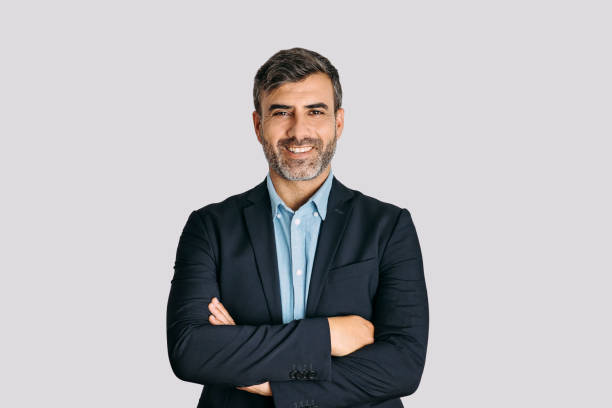
#> input picture entrada/homem.jpg, 612 x 408 px
$ python main.py
#> lines starting #> are read from the running program, lines starting #| are printed output that depends on the picture; after the words box and inside, x2 and y2 are one past the last pixel; in counts of white or black regions, pixels touching at a corner belong together
import cv2
import numpy as np
import matplotlib.pyplot as plt

# Caminhos das imagens
homem_imagem1 = "./entrada/homem.jpg"
mulher_imagem1 = "./entrada/mulher.jpg"
homem_imagem2 = "./entrada/homem_imagem.jpg"
mulher_imagem2 = "./entrada/mulher_imagem.jpg"
homem_imagem3 = "./entrada/homem_imagem2.jpg"
mulher_imagem3 = "./entrada/mulher_imagem2.jpg"

# Função para exibir os resultados lado a lado
def exibir_resultados(original, resultados, titulos):
    plt.figure(figsize=(15, 10))  # Ajustar o tamanho do plot
    imagens = [original] + resultados
    titulos = ["Imagem Original"] + titulos

    for i, (imagem, titulo) in enumerate(zip(imagens, titulos)):
        plt.subplot(3, 2, i + 1)  # Layout 3x2
        if len(imagem.shape) == 2:  # Grayscale
            plt.imshow(imagem, cmap="gray")
        else:
            plt.imshow(cv2.cvtColor(imagem, cv2.COLOR_BGR2RGB))
        plt.title(titulo)
        plt.axis("off")

    plt.tight_layout()
    plt.show(block=False)  # Abre todas as janelas sem bloquear a execução

# Carregar a imagem
def carregar_imagem(caminho):
#> called with caminho = './entrada/homem.jpg'
    return cv2.imread(caminho)
#> returned value is the input picture: shape (408, 612, 3); mean B, G, R 184.8, 182, 183.2

# 1. Segmentação por Cor (HSV)
def segmentacao_por_cor(imagem):
    hsv = cv2.cvtColor(imagem, cv2.COLOR_BGR2HSV)
#> hsv: shape (408, 612, 3); mean H, S, V 125.7, 27.9, 188.1
    lower_skin = np.array([0, 20, 50], dtype=np.uint8)
    upper_skin = np.array([35, 255, 255], dtype=np.uint8)
    mascara = cv2.inRange(hsv, lower_skin, upper_skin)
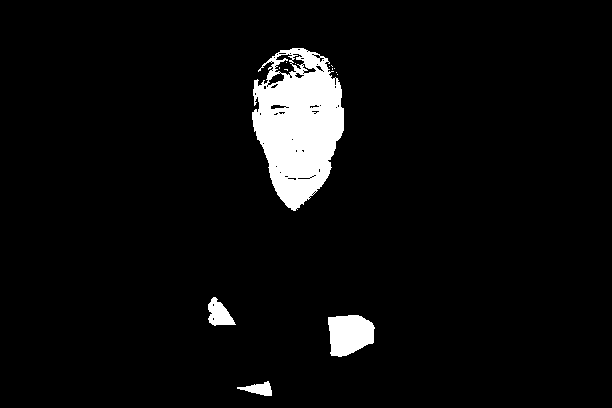
#> mascara: shape (408, 612); 4.9% white; 14 white regions (10 under 20 px), largest, box (x1, y1, x2, y2) and area: (252, 48, 344, 211) 9863, (328, 315, 375, 357) 1535, (208, 297, 236, 326) 480, (237, 381, 272, 396) 279
    kernel = np.ones((1, 1), np.uint8)
    mascara_refinada = cv2.morphologyEx(mascara, cv2.MORPH_CLOSE, kernel)
    mascara_expandida = cv2.dilate(mascara_refinada, kernel, iterations=1)
    segmentada = cv2.bitwise_and(imagem, imagem, mask=mascara_expandida)
    return mascara_expandida, segmentada

# 2. Detecção de Bordas e Preenchimento Interno
def segmentacao_por_bordas_preenchimento(imagem):
    gray = cv2.cvtColor(imagem, cv2.COLOR_BGR2GRAY)
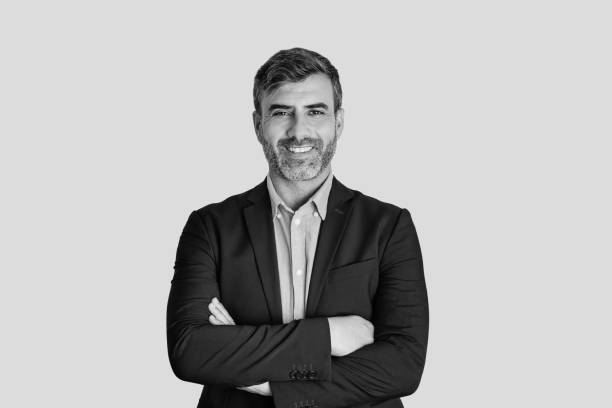
#> gray: shape (408, 612); min 0, max 249, mean 182.7
    bordas = cv2.Canny(gray, 100, 375)
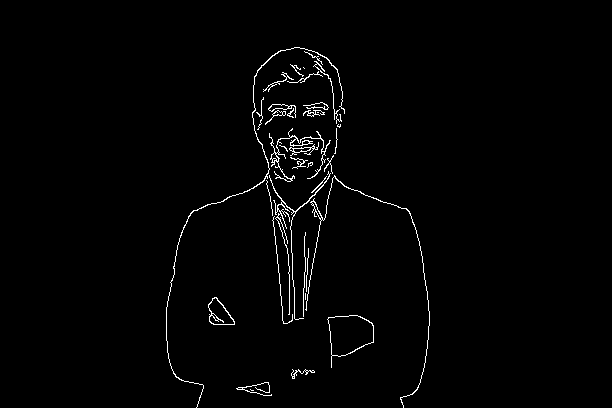
#> bordas: shape (408, 612); 1.5% white in thin lines or dots, all inside (x1, y1, x2, y2) = (166, 47, 430, 408)
    return bordas

# 3. K-Means Clustering
def segmentacao_por_kmeans(imagem, k=2):
#> called with k = 2
    Z = imagem.reshape((-1, 3))
    Z = np.float32(Z)
    criteria = (cv2.TERM_CRITERIA_EPS + cv2.TERM_CRITERIA_MAX_ITER, 10, 1.0)
    _, labels, centers = cv2.kmeans(Z, k, None, criteria, 10, cv2.KMEANS_RANDOM_CENTERS)
#> centers = [[49.39, 43.87, 37.88], [220.3, 217.6, 221]]
    centers = np.uint8(centers)
#> centers = [[49, 43, 37], [220, 217, 221]]
    resultado = centers[labels.flatten()]
    return resultado.reshape(imagem.shape)
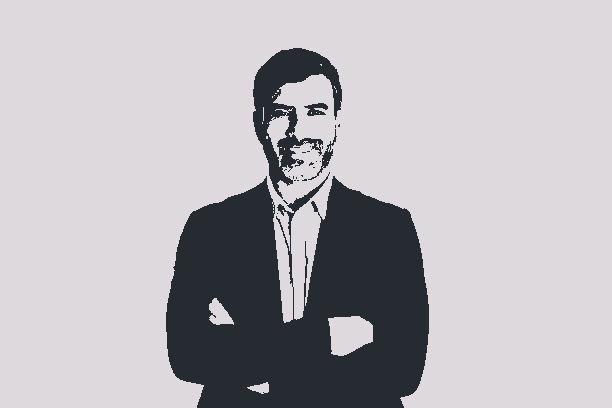
#> returned value: shape (408, 612, 3); mean of channels 0, 1, 2 185, 181.3, 183.3; drawn as B, G, R

# 4. Segmentação Baseada em Limiar (Otsu)
def segmentacao_por_otsu(imagem):
    gray = cv2.cvtColor(imagem, cv2.COLOR_BGR2GRAY)
    _, limiar = cv2.threshold(gray, 0, 255, cv2.THRESH_BINARY + cv2.THRESH_OTSU)
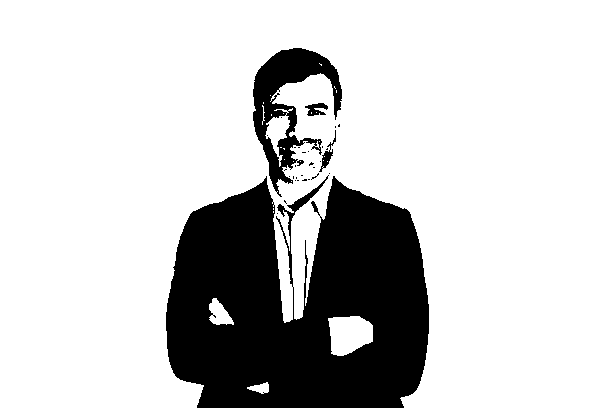
#> limiar: shape (408, 612); 79.6% white; 31 black regions (27 under 20 px), largest, box (x1, y1, x2, y2) and area: (166, 175, 429, 408) 45664, (253, 48, 342, 197) 4831, (305, 103, 328, 116) 176, (319, 130, 336, 172) 168
    return limiar

# 5. Threshold Adaptativo
def segmentacao_por_threshold(imagem):
    gray = cv2.cvtColor(imagem, cv2.COLOR_BGR2GRAY)
    segmented_adaptive = cv2.adaptiveThreshold(
        gray, 255, cv2.ADAPTIVE_THRESH_GAUSSIAN_C, cv2.THRESH_BINARY, 11, 2
    )
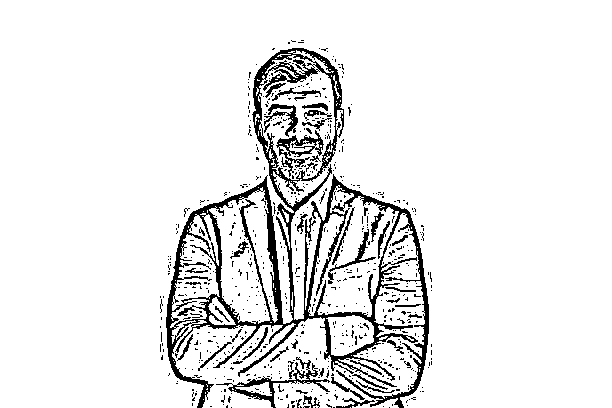
#> segmented_adaptive: shape (408, 612); 91.6% white; 662 black regions (615 under 20 px), largest, box (x1, y1, x2, y2) and area: (166, 48, 429, 408) 13960, (216, 357, 330, 408) 844, (276, 130, 324, 177) 641
    return segmented_adaptive

# Aplicar as técnicas
def aplicar_tecnicas(caminho_imagem):
    imagem = carregar_imagem(caminho_imagem)
    mascara_cor, segmentada_cor = segmentacao_por_cor(imagem)
    preenchido = segmentacao_por_bordas_preenchimento(imagem)
    kmeans_segmentacao = segmentacao_por_kmeans(imagem)
    limiar = segmentacao_por_otsu(imagem)
    threshold = segmentacao_por_threshold(imagem)
    resultados = [mascara_cor, preenchido, kmeans_segmentacao, limiar, threshold]
    titulos = [
        "Máscara (Cor)",
        "Bordas",
        "K-Means Clustering",
        "Segmentação (Otsu)",
        "Segmentação (Threshold Adaptativo)",
    ]
    exibir_resultados(imagem, resultados, titulos)
#> in exibir_resultados, `imagens = [original] + resultados`: imagens = 6 items
#> the loop in exibir_resultados, `for i, (imagem, titulo) in enumerate(zip(imagens, titulos)):` made 6 passes
#> titulo on passes 1 to 6: 'Imagem Original', 'Máscara (Cor)', 'Bordas', 'K-Means Clustering', 'Segmentação (Otsu)', 'Segmentação (Threshold Adaptativo)'
#> in exibir_resultados, `plt.show(block=False)`:
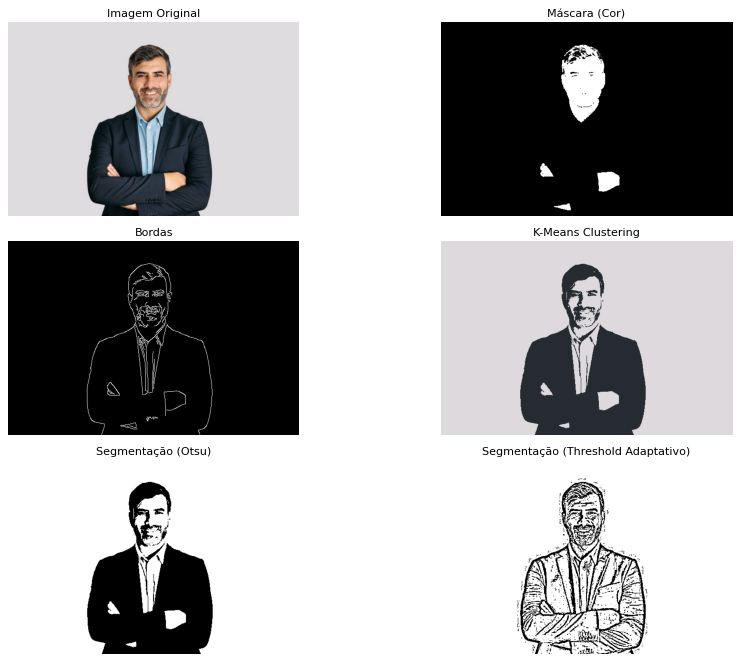
#> figure drawn by matplotlib, 6 panels

# Processar imagens
imagens = [
    homem_imagem1,
    homem_imagem2,
    homem_imagem3,
    mulher_imagem1,
    mulher_imagem2,
    mulher_imagem3,
]

for img in imagens:
    aplicar_tecnicas(img)
#> pass 2 of the loop `for img in imagens:`:
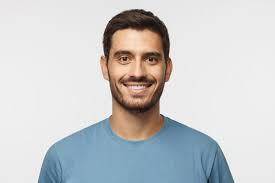
#> input picture entrada/homem_imagem.jpg, 275 x 183 px
#> in carregar_imagem, returned value is the input picture: shape (183, 275, 3); mean B, G, R 204, 202.7, 201.3
#> hsv: shape (183, 275, 3); mean H, S, V 28.1, 31.3, 212.5
#> in segmentacao_por_cor (call 2), `mascara = cv2.inRange(hsv, lower_skin, upper_skin)`:
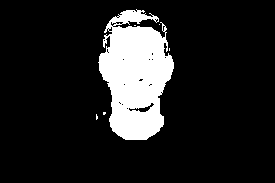
#> mascara: shape (183, 275); 13.4% white; 6 white regions (5 under 20 px), largest, box (x1, y1, x2, y2) and area: (98, 9, 174, 140) 6700
#> segmentada: shape (183, 275, 3)
#> gray: shape (183, 275)
#> bordas: shape (183, 275); 2.9% white in thin lines or dots, all inside (x1, y1, x2, y2) = (37, 9, 235, 183)
#> limiar: shape (183, 275); 69.9% white; 2 black regions (1 under 20 px), largest, box (x1, y1, x2, y2) and area: (38, 9, 235, 183) 15170
#> segmented_adaptive: shape (183, 275); 89.1% white; 178 black regions (167 under 20 px), largest, box (x1, y1, x2, y2) and area: (38, 9, 172, 183) 3094, (146, 114, 235, 183) 805, (118, 73, 157, 89) 289
#> the loop in exibir_resultados (call 2), `for i, (imagem, titulo) in enumerate(zip(imagens, titulos)):` made 6 passes
#> in exibir_resultados (call 2), `plt.show(block=False)`:
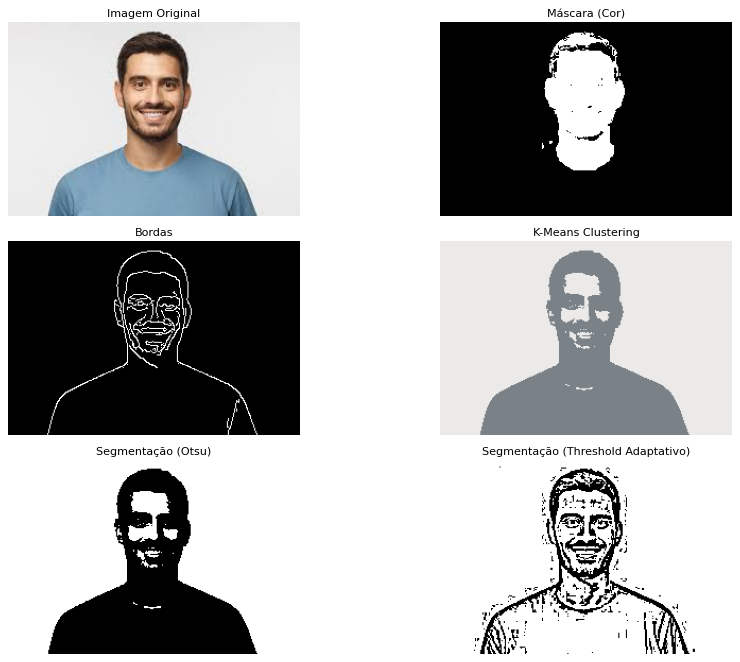
#> figure drawn by matplotlib, 6 panels
#> (the run stopped early here; a loop or call above may not have finished)
